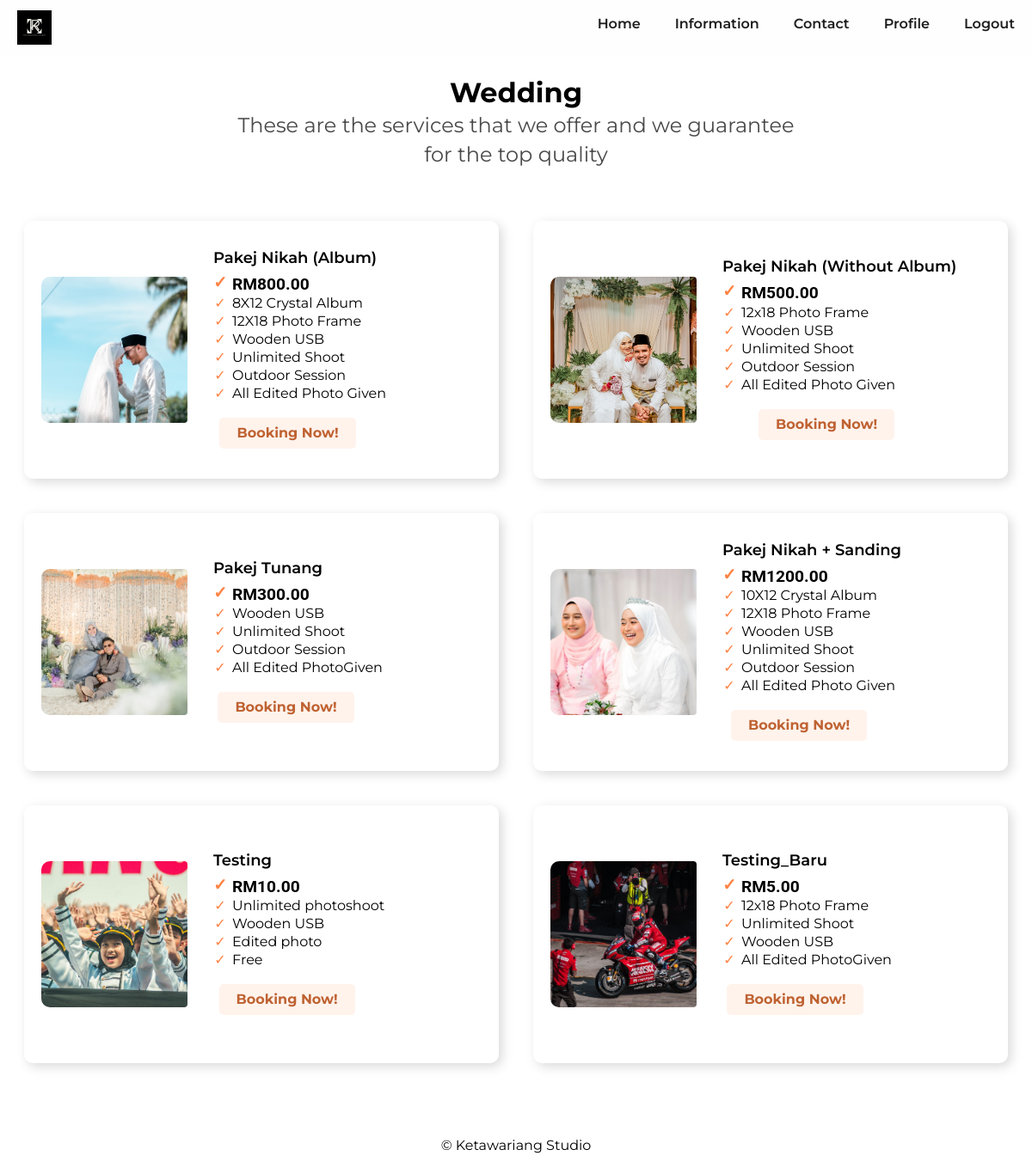
Screenshot of /cust-wedding.php (signed in) with the database file from the repository.
### tables this page shows
CREATE TABLE `packages` (
  `package_id` int(11) NOT NULL,
  `package_name` varchar(255) NOT NULL,
  `package_price` decimal(10,2) NOT NULL,
  `information_1` varchar(255) NOT NULL,
  `information_2` varchar(255) NOT NULL,
  `information_3` varchar(255) NOT NULL,
  `information_4` varchar(255) NOT NULL,
  `information_5` varchar(255) NOT NULL,
  `information_6` varchar(255) NOT NULL,
  `category` varchar(255) NOT NULL,
  `image_link` varchar(255) DEFAULT NULL
);

### cust-wedding.php (the view, shortened to what this page needs)
<?php
include 'connect.php';
$query = "SELECT * FROM packages WHERE category = 'Wedding'";
$result = mysqli_query($conn, $query);
$packages = mysqli_fetch_all($result, MYSQLI_ASSOC);
?>
<!DOCTYPE html>
<html lang="en">
<head>
    <link rel="stylesheet" href="style\cust-wedding.css?v=<?php echo time(); ?>">
    <link rel="stylesheet" href="https://cdnjs.cloudflare.com/ajax/libs/font-awesome/4.7.0/css/font-awesome.min.css">
</head>
<body>
    <div class="container">
        <div class="main">
            <div class="nav">
                <a href="logout.php" style="font-weight:600;">Logout</a>
                <a href="cust-profile.php" style="font-weight:600;">Profile</a>
                <a href="cust-contact.php" style="font-weight:600;">Contact</a>
                <a href="cust-information.php" style="font-weight:600;">Information</a>
                <a href="cust-dashboard.php" style="font-weight:600;">Home</a>
                <img src="images/logo company.jpg">
            </div>
            <h1 id="topic1" style="text-align: center; margin-top:28px;">Wedding</h1>
            <h2 style="text-align: center;font-weight:normal;line-height:34px;margin-top:-16px;margin-bottom:40px;color:#494949;">These are the services that we offer and we guarantee<br> for the top quality</h2>
            <div class="rect">
                <?php foreach ($packages as $package) { ?>
                    <div class="kotak">
                        <img src="images/<?php echo $package['image_link']; ?>">
                        <div class="content">
                            <h3><?php echo $package['package_name']; ?></h3>
                            <ul>
                                <li class="price"><?php echo 'RM' . $package['package_price']; ?></li>
                                <?php
                                for ($i = 1; $i <= 6; $i++) {
                                    $information = $package['information_' . $i];
                                    if ($information !== '-') {
                                        echo '<li>' . $information . '</li>';
                                    }
                                }
                                ?>
                                <div class="book">
                                    <a href="cust-booking.php?package=<?php echo urlencode($package['package_name']); ?>">Booking Now!</a>
                                </div>
                            </ul>
                        </div>
                    </div>
                <?php } ?>
            </div>
            <div class="foot1">
                <footer>
                    <p>&copy; Ketawariang Studio</p>
                </footer>
            </div>
        </div>
    </div>
</body>
</html>

### style/cust-wedding.css (style rules this page uses)
html, body, div, span, applet, object, iframe, h3, blockquote, pre, a, abbr, acronym, address, big, cite, code, del, dfn, em, img, ins, kbd, q, s, samp, small, strike, strong, sub, sup, tt, var, b, u, i, center, dl, dt, dd, ol, ul, li, fieldset, form, label, legend, table, caption, tbody, tfoot, thead, tr, th, td, article, aside, canvas, details, embed, figure, figcaption, footer, header, hgroup, menu, nav, output, ruby, section, summary, time, mark, audio, video { margin: 0; padding: 0; border: 0; font-size: 100%; font: inherit; vertical-align: baseline; }
article, aside, details, figcaption, figure, footer, header, hgroup, menu, nav, section { display: block; }
body { line-height: 1; }
ol, ul { list-style: none; }
body { font-family: "Montserrat", sans-serif; background-color: white; }
.nav { overflow: hidden; background-color: #fefefe; }
.nav a { float: right; color: #1e1e1e; text-align: center; padding: 20px 20px; text-decoration: none; font-size: 16px; transition: color 0.3s ease; }
.nav img { float: left; max-width: 40px; height: 50%; display: block; padding: 12px 20px; margin: auto; }
.rect { display: flex; flex-wrap: wrap; justify-content: center; align-items: stretch; margin-top: 20px; }
.kotak { display: flex; flex-direction: row; align-items: center; justify-content: flex-start; width: 46%; height: 300px; margin: 20px; border-radius: 10px; background-color: #ffffff; box-shadow: 4px 4px 13px rgba(0, 0, 0, 0.15); }
.kotak img { width: 170px; height: 170px; object-fit: cover; border-radius: 10px 4px 4px 10px; margin-left: 20px; }
.kotak .content ul { position: relative; list-style-type: none; }
.kotak .content ul li { padding-left: 20px; }
.kotak .content ul .price { font-weight: bold; font-family: "Roboto", sans-serif; font-size: 1.2rem; }
.kotak .content ul li::before { content: "\2713"; position: absolute; left: 0; color: #ff8243; border-radius: 50%; width: 16px; height: 16px; line-height: 16px; text-align: center; }
.content { padding: 20px; margin-left: 10px; }
.content h3 { font-size: 18px; font-weight: 600; margin-bottom: 10px; }
.content ul { list-style: none; margin: 0; padding: 2px; font-size: 16px; }
.content ul li { margin-bottom: 5px; }
.book { display: flex; flex-direction: column; align-items: center; margin-top: 10px; margin-right: 30px; }
.book a { padding: 10px 20px; border-radius: 5px; font-size: 16px; font-weight: bold; background-color: #fff3ec; color: #bf6232; border: none; cursor: pointer; transition: all 0.3s ease; text-decoration: none; margin-top: 10px; }
.foot1 { background-color: #fff; margin-top: 50px; padding: 2px; text-align: center; color: black; }

### rows the page displays
packages: image_link (picture), package_name "Pakej Nikah (Album)", package_price "800.00", information_1 "8X12 Crystal Album", information_2 "12X18 Photo Frame", information_3 "Wooden USB", information_4 "Unlimited Shoot", information_5 "Outdoor Session", information_6 "All Edited Photo Given"
packages: image_link (picture), package_name "Pakej Nikah (Without Album)", package_price "500.00", information_1 "12x18 Photo Frame", information_2 "Wooden USB", information_3 "Unlimited Shoot", information_4 "Outdoor Session", information_5 "All Edited Photo Given"
packages: image_link (picture), package_name "Pakej Tunang", package_price "300.00", information_1 "Wooden USB", information_2 "Unlimited Shoot", information_3 "Outdoor Session", information_4 "All Edited PhotoGiven"
packages: image_link (picture), package_name "Pakej Nikah + Sanding", package_price "1200.00", information_1 "10X12 Crystal Album", information_2 "12X18 Photo Frame", information_3 "Wooden USB", information_4 "Unlimited Shoot", information_5 "Outdoor Session", information_6 "All Edited Photo Given"
packages: image_link (picture), package_name "Testing", package_price "10.00", information_1 "Unlimited photoshoot", information_2 "Wooden USB", information_3 "Edited photo", information_4 "Free"
packages: image_link (picture), package_name "Testing_Baru", package_price "5.00", information_1 "12x18 Photo Frame", information_2 "Unlimited Shoot", information_3 "Wooden USB", information_4 "All Edited PhotoGiven"
